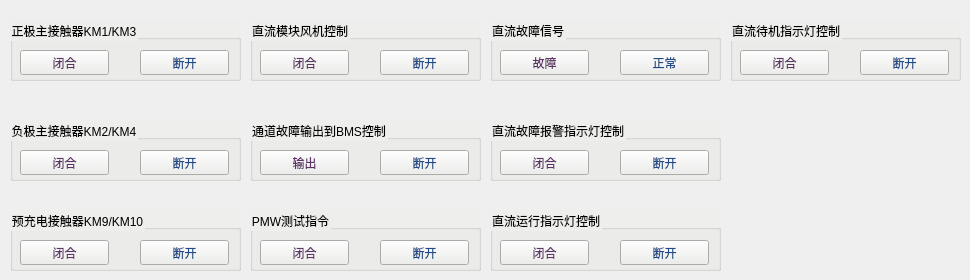
     <widget class="QWidget" name="tab_8">
      <attribute name="title">
       <string>直流通道1</string>
      </attribute>
      <widget class="QGroupBox" name="groupBox_22">
       <property name="geometry">
        <rect>
         <x>10</x>
         <y>20</y>
         <width>231</width>
         <height>61</height>
        </rect>
       </property>
       <property name="styleSheet">
        <string notr="true">background-color: rgb(238, 238, 236);
color: rgb(0, 0, 0);</string>
       </property>
       <property name="title">
        <string>正极主接触器KM1/KM3</string>
       </property>
       <widget class="QPushButton" name="btnKM13ON">
        <property name="geometry">
         <rect>
          <x>10</x>
          <y>30</y>
          <width>89</width>
          <height>25</height>
         </rect>
        </property>
        <property name="styleSheet">
         <string notr="true">color: rgb(92, 53, 102);</string>
        </property>
        <property name="text">
         <string>闭合</string>
        </property>
       </widget>
       <widget class="QPushButton" name="btnKM13OFF">
        <property name="geometry">
         <rect>
          <x>130</x>
          <y>30</y>
          <width>89</width>
          <height>25</height>
         </rect>
        </property>
        <property name="styleSheet">
         <string notr="true">color: rgb(32, 74, 135);</string>
        </property>
        <property name="text">
         <string>断开</string>
        </property>
       </widget>
      </widget>
      <widget class="QGroupBox" name="groupBox_23">
       <property name="geometry">
        <rect>
         <x>10</x>
         <y>120</y>
         <width>231</width>
         <height>61</height>
        </rect>
       </property>
       <property name="styleSheet">
        <string notr="true">background-color: rgb(238, 238, 236);
color: rgb(0, 0, 0);</string>
       </property>
       <property name="title">
        <string>负极主接触器KM2/KM4</string>
       </property>
       <widget class="QPushButton" name="btnKM24ON">
        <property name="geometry">
         <rect>
          <x>10</x>
          <y>30</y>
          <width>89</width>
          <height>25</height>
         </rect>
        </property>
        <property name="styleSheet">
         <string notr="true">color: rgb(92, 53, 102);</string>
        </property>
        <property name="text">
         <string>闭合</string>
        </property>
       </widget>
       <widget class="QPushButton" name="btnKM13OFF_2">
        <property name="geometry">
         <rect>
          <x>130</x>
          <y>30</y>
          <width>89</width>
          <height>25</height>
         </rect>
        </property>
        <property name="styleSheet">
         <string notr="true">color: rgb(32, 74, 135);</string>
        </property>
        <property name="text">
         <string>断开</string>
        </property>
       </widget>
      </widget>
      <widget class="QGroupBox" name="groupBox_24">
       <property name="geometry">
        <rect>
         <x>10</x>
         <y>210</y>
         <width>231</width>
         <height>61</height>
        </rect>
       </property>
       <property name="styleSheet">
        <string notr="true">background-color: rgb(238, 238, 236);
color: rgb(0, 0, 0);</string>
       </property>
       <property name="title">
        <string>预充电接触器KM9/KM10</string>
       </property>
       <widget class="QPushButton" name="btnKM910ON">
        <property name="geometry">
         <rect>
          <x>10</x>
          <y>30</y>
          <width>89</width>
          <height>25</height>
         </rect>
        </property>
        <property name="styleSheet">
         <string notr="true">color: rgb(92, 53, 102);</string>
        </property>
        <property name="text">
         <string>闭合</string>
        </property>
       </widget>
       <widget class="QPushButton" name="btnKM910OFF">
        <property name="geometry">
         <rect>
          <x>130</x>
          <y>30</y>
          <width>89</width>
          <height>25</height>
         </rect>
        </property>
        <property name="styleSheet">
         <string notr="true">color: rgb(32, 74, 135);</string>
        </property>
        <property name="text">
         <string>断开</string>
        </property>
       </widget>
      </widget>
      <widget class="QGroupBox" name="groupBox_25">
       <property name="geometry">
        <rect>
         <x>490</x>
         <y>210</y>
         <width>231</width>
         <height>61</height>
        </rect>
       </property>
       <property name="styleSheet">
        <string notr="true">background-color: rgb(238, 238, 236);
color: rgb(0, 0, 0);</string>
       </property>
       <property name="title">
        <string>直流运行指示灯控制</string>
       </property>
       <widget class="QPushButton" name="btnKA34ON">
        <property name="geometry">
         <rect>
          <x>10</x>
          <y>30</y>
          <width>89</width>
          <height>25</height>
         </rect>
        </property>
        <property name="styleSheet">
         <string notr="true">color: rgb(92, 53, 102);</string>
        </property>
        <property name="text">
         <string>闭合</string>
        </property>
       </widget>
       <widget class="QPushButton" name="btnKA34OFF">
        <property name="geometry">
         <rect>
          <x>130</x>
          <y>30</y>
          <width>89</width>
          <height>25</height>
         </rect>
        </property>
        <property name="styleSheet">
         <string notr="true">color: rgb(32, 74, 135);</string>
        </property>
        <property name="text">
         <string>断开</string>
        </property>
       </widget>
      </widget>
      <widget class="QGroupBox" name="groupBox_26">
       <property name="geometry">
        <rect>
         <x>490</x>
         <y>20</y>
         <width>231</width>
         <height>61</height>
        </rect>
       </property>
       <property name="styleSheet">
        <string notr="true">background-color: rgb(238, 238, 236);
color: rgb(0, 0, 0);</string>
       </property>
       <property name="title">
        <string>直流故障信号</string>
       </property>
       <widget class="QPushButton" name="btnPMWON">
        <property name="geometry">
         <rect>
          <x>10</x>
          <y>30</y>
          <width>89</width>
          <height>25</height>
         </rect>
        </property>
        <property name="styleSheet">
         <string notr="true">color: rgb(92, 53, 102);</string>
        </property>
        <property name="text">
         <string>故障</string>
        </property>
       </widget>
       <widget class="QPushButton" name="btnPMWOFF">
        <property name="geometry">
         <rect>
          <x>130</x>
          <y>30</y>
          <width>89</width>
          <height>25</height>
         </rect>
        </property>
        <property name="styleSheet">
         <string notr="true">color: rgb(32, 74, 135);</string>
        </property>
        <property name="text">
         <string>正常</string>
        </property>
       </widget>
      </widget>
      <widget class="QGroupBox" name="groupBox_27">
       <property name="geometry">
        <rect>
         <x>250</x>
         <y>20</y>
         <width>231</width>
         <height>61</height>
        </rect>
       </property>
       <property name="styleSheet">
        <string notr="true">background-color: rgb(238, 238, 236);
color: rgb(0, 0, 0);</string>
       </property>
       <property name="title">
        <string>直流模块风机控制</string>
       </property>
       <widget class="QPushButton" name="btnKM910ON_2">
        <property name="geometry">
         <rect>
          <x>10</x>
          <y>30</y>
          <width>89</width>
          <height>25</height>
         </rect>
        </property>
        <property name="styleSheet">
         <string notr="true">color: rgb(92, 53, 102);</string>
        </property>
        <property name="text">
         <string>闭合</string>
        </property>
       </widget>
       <widget class="QPushButton" name="btnKM910OFF_2">
        <property name="geometry">
         <rect>
          <x>130</x>
          <y>30</y>
          <width>89</width>
          <height>25</height>
         </rect>
        </property>
        <property name="styleSheet">
         <string notr="true">color: rgb(32, 74, 135);</string>
        </property>
        <property name="text">
         <string>断开</string>
        </property>
       </widget>
      </widget>
      <widget class="QGroupBox" name="groupBox_28">
       <property name="geometry">
        <rect>
         <x>250</x>
         <y>120</y>
         <width>231</width>
         <height>61</height>
        </rect>
       </property>
       <property name="styleSheet">
        <string notr="true">background-color: rgb(238, 238, 236);
color: rgb(0, 0, 0);</string>
       </property>
       <property name="title">
        <string>通道故障输出到BMS控制</string>
       </property>
       <widget class="QPushButton" name="btnKM910ON_3">
        <property name="geometry">
         <rect>
          <x>10</x>
          <y>30</y>
          <width>89</width>
          <height>25</height>
         </rect>
        </property>
        <property name="styleSheet">
         <string notr="true">color: rgb(92, 53, 102);</string>
        </property>
        <property name="text">
         <string>输出</string>
        </property>
       </widget>
       <widget class="QPushButton" name="btnKM910OFF_3">
        <property name="geometry">
         <rect>
          <x>130</x>
          <y>30</y>
          <width>89</width>
          <height>25</height>
         </rect>
        </property>
        <property name="styleSheet">
         <string notr="true">color: rgb(32, 74, 135);</string>
        </property>
        <property name="text">
         <string>断开</string>
        </property>
       </widget>
      </widget>
      <widget class="QGroupBox" name="groupBox_29">
       <property name="geometry">
        <rect>
         <x>490</x>
         <y>120</y>
         <width>231</width>
         <height>61</height>
        </rect>
       </property>
       <property name="styleSheet">
        <string notr="true">background-color: rgb(238, 238, 236);
color: rgb(0, 0, 0);</string>
       </property>
       <property name="title">
        <string>直流故障报警指示灯控制</string>
       </property>
       <widget class="QPushButton" name="btnPMWON_2">
        <property name="geometry">
         <rect>
          <x>10</x>
          <y>30</y>
          <width>89</width>
          <height>25</height>
         </rect>
        </property>
        <property name="styleSheet">
         <string notr="true">color: rgb(92, 53, 102);</string>
        </property>
        <property name="text">
         <string>闭合</string>
        </property>
       </widget>
       <widget class="QPushButton" name="btnPMWOFF_2">
        <property name="geometry">
         <rect>
          <x>130</x>
          <y>30</y>
          <width>89</width>
          <height>25</height>
         </rect>
        </property>
        <property name="styleSheet">
         <string notr="true">color: rgb(32, 74, 135);</string>
        </property>
        <property name="text">
         <string>断开</string>
        </property>
       </widget>
      </widget>
      <widget class="QGroupBox" name="groupBox_30">
       <property name="geometry">
        <rect>
         <x>250</x>
         <y>210</y>
         <width>231</width>
         <height>61</height>
        </rect>
       </property>
       <property name="styleSheet">
        <string notr="true">background-color: rgb(238, 238, 236);
color: rgb(0, 0, 0);</string>
       </property>
       <property name="title">
        <string>PMW测试指令</string>
       </property>
       <widget class="QPushButton" name="btnPMWON_3">
        <property name="geometry">
         <rect>
          <x>10</x>
          <y>30</y>
          <width>89</width>
          <height>25</height>
         </rect>
        </property>
        <property name="styleSheet">
         <string notr="true">color: rgb(92, 53, 102);</string>
        </property>
        <property name="text">
         <string>闭合</string>
        </property>
       </widget>
       <widget class="QPushButton" name="btnPMWOFF_3">
        <property name="geometry">
         <rect>
          <x>130</x>
          <y>30</y>
          <width>89</width>
          <height>25</height>
         </rect>
        </property>
        <property name="styleSheet">
         <string notr="true">color: rgb(32, 74, 135);</string>
        </property>
        <property name="text">
         <string>断开</string>
        </property>
       </widget>
       <zorder>btnPMWOFF_3</zorder>
       <zorder>btnPMWON_3</zorder>
      </widget>
      <widget class="QGroupBox" name="groupBox_31">
       <property name="geometry">
        <rect>
         <x>730</x>
         <y>20</y>
         <width>231</width>
         <height>61</height>
        </rect>
       </property>
       <property name="styleSheet">
        <string notr="true">background-color: rgb(238, 238, 236);
color: rgb(0, 0, 0);</string>
       </property>
       <property name="title">
        <string>直流待机指示灯控制</string>
       </property>
       <widget class="QPushButton" name="btnPMWON_4">
        <property name="geometry">
         <rect>
          <x>10</x>
          <y>30</y>
          <width>89</width>
          <height>25</height>
         </rect>
        </property>
        <property name="styleSheet">
         <string notr="true">color: rgb(92, 53, 102);</string>
        </property>
        <property name="text">
         <string>闭合</string>
        </property>
       </widget>
       <widget class="QPushButton" name="btnPMWOFF_4">
        <property name="geometry">
         <rect>
          <x>130</x>
          <y>30</y>
          <width>89</width>
          <height>25</height>
         </rect>
        </property>
        <property name="styleSheet">
         <string notr="true">color: rgb(32, 74, 135);</string>
        </property>
        <property name="text">
         <string>断开</string>
        </property>
       </widget>
      </widget>
     </widget>
